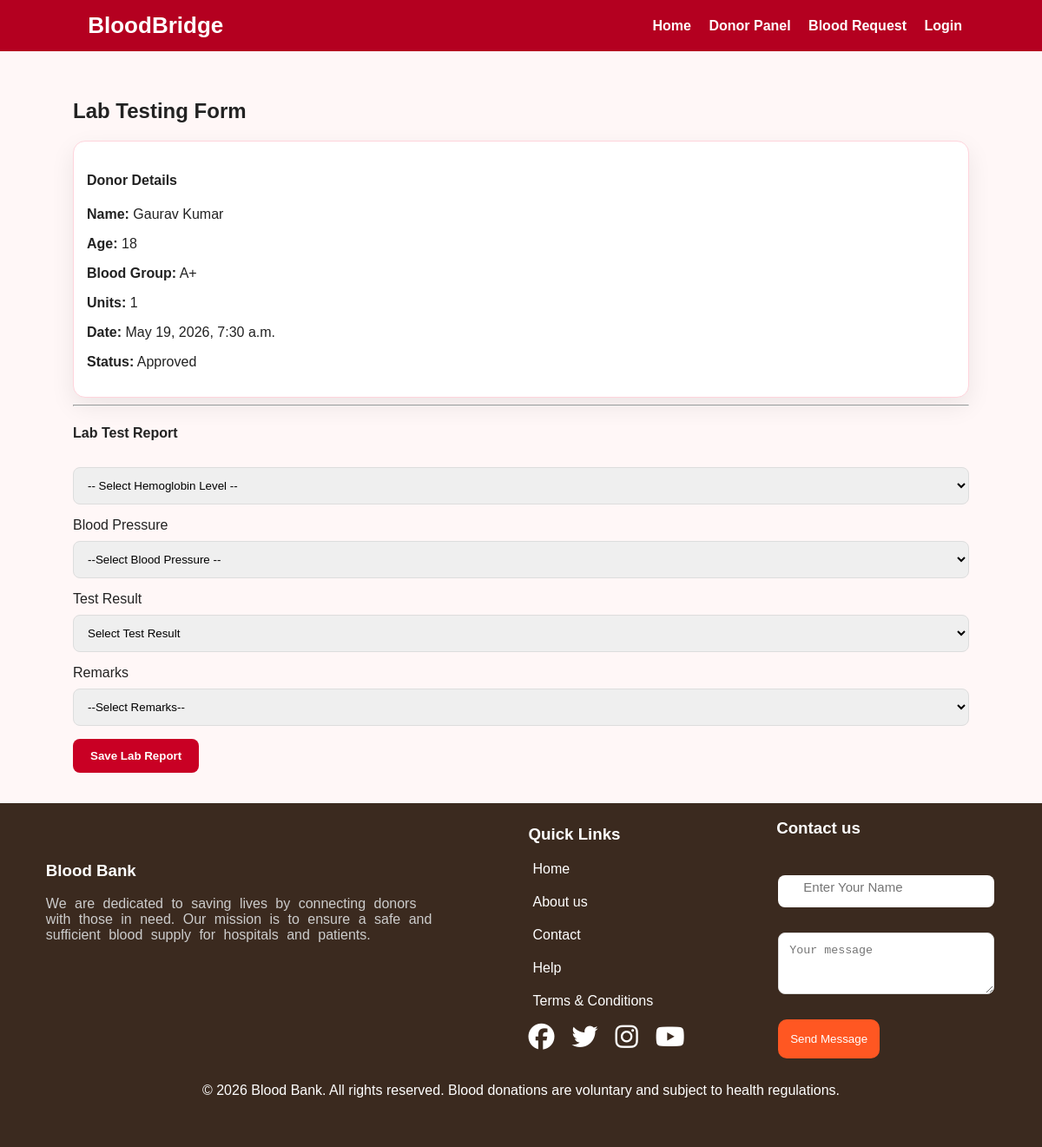
Screenshot of /lab-testing/5/ with the database file from the repository.
### core/models.py (models this page shows, shortened)
class BloodDonation(models.Model):
    fullname = models.CharField(max_length=100)
    age = models.PositiveIntegerField(default=18)
    bloodgroup = models.CharField(max_length=5, choices=BLOOD_GROUPS)
    units = models.PositiveIntegerField(default=1)
    date = models.DateTimeField(auto_now_add=True)
    status = models.CharField(
        max_length=20,
        default='Pending'
    )
    hb_level = models.CharField(max_length=20, null=True, blank=True)
    bp = models.CharField(max_length=20, null=True, blank=True)
    result = models.CharField(max_length=20, null=True, blank=True)
    remarks = models.TextField(null=True, blank=True)

### core/views.py (the view, shortened to what this page needs)
# urls.py: path('lab-testing/<int:id>/', views.lab_testing, name='lab_testing'),
def lab_testing(request, id):
    record = BloodDonation.objects.get(id=id)
    return render(request, 'lab_testing.html', {'record': record})

### templates/lab_testing.html (shortened to what this page needs)
{% extends 'base.html' %}
{% block content %}
<div class="container">
    <h2>Lab Testing Form</h2>
    <div class="card" style="padding:15px; margin-top:20px;">
        <h4>Donor Details</h4>
        <p><b>Name:</b> {{ record.fullname }}</p>
        <p><b>Age:</b> {{ record.age }}</p>
        <p><b>Blood Group:</b> {{ record.bloodgroup }}</p>
        <p><b>Units:</b> {{ record.units }}</p>
        <p><b>Date:</b> {{ record.date }}</p>
        <p><b>Status:</b> {{ record.status }}</p>
    </div>
  <hr>
    <h4>Lab Test Report</h4>
    <form method="POST">
<select name="hb_level" class="form-control" required>
    <option value="">-- Select Hemoglobin Level --</option>
</select>
<label>Blood Pressure</label>
<select name="bp" class="form-control" required>
     <option value="">--Select Blood Pressure --</option>
</select>
  <label>Test Result</label>
<select name="result" class="form-control" required>
    <option value="">Select Test Result</option>
</select>
<label>Remarks</label>
    <select name="remarks" class="form-control">
    <option value="">--Select Remarks--</option>
</select>
        <br>
        <button type="submit" class="btn btn-success">
            Save Lab Report
        </button>
    </form>
</div>
{% endblock %}

### static/css/style.css (style rules this page uses)
* { box-sizing:border-box }
body { margin:0;font-family:Arial,Helvetica,sans-serif;background:#fff7f7;color:#222 }
.btn { display:inline-block;padding:12px 20px;background:#c90024;color:#fff;text-decoration:none;border-radius:8px;border:0;cursor:pointer;font-weight:700 }
.container { padding:35px 7% }
.card { background:#fff;border-radius:14px;padding:24px;box-shadow:0 10px 28px rgba(0,0,0,.08);border:1px solid #ffd4dc }
input,select,textarea { width:100%;padding:12px;margin:9px 0 15px;border:1px solid #ddd;border-radius:8px }

### rows the page displays
BloodDonation: fullname "Gaurav Kumar", age "18", bloodgroup "A+", units "1", date "May 19, 2026, 7:30 a.m.", status "Approved"
